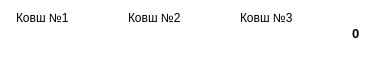
     <widget class="QWidget" name="widget_2" native="true">
      <property name="maximumSize">
       <size>
        <width>417</width>
        <height>50</height>
       </size>
      </property>
      <property name="styleSheet">
       <string notr="true">border-radius: 5px;
background-color: rgb(255, 255, 255);n</string>
      </property>
      <layout class="QGridLayout" name="gridLayout_2">
       <item row="0" column="0">
        <layout class="QHBoxLayout" name="Layout_for_button_with_LadleButton">
         <property name="leftMargin">
          <number>5</number>
         </property>
         <property name="rightMargin">
          <number>5</number>
         </property>
         <property name="bottomMargin">
          <number>5</number>
         </property>
         <item>
          <layout class="QVBoxLayout" name="Layout_Ladel_1">
           <property name="spacing">
            <number>0</number>
           </property>
           <item>
            <spacer name="verticalSpacer_4">
             <property name="orientation">
              <enum>Qt::Vertical</enum>
             </property>
             <property name="sizeHint" stdset="0">
              <size>
               <width>20</width>
               <height>40</height>
              </size>
             </property>
            </spacer>
           </item>
           <item>
            <widget class="QLabel" name="Ladle_1">
             <property name="text">
              <string>Ковш №1</string>
             </property>
             <property name="alignment">
              <set>Qt::AlignLeading|Qt::AlignLeft|Qt::AlignVCenter</set>
             </property>
            </widget>
           </item>
           <item>
            <widget class="QLineEdit" name="Input_Weight_Ladle_1">
             <property name="styleSheet">
              <string notr="true">border: 1px solid gray;\nborder-radius: 5%</string>
             </property>
            </widget>
           </item>
          </layout>
         </item>
         <item>
          <layout class="QVBoxLayout" name="Layout_Ladel_2">
           <property name="spacing">
            <number>0</number>
           </property>
           <item>
            <spacer name="verticalSpacer_3">
             <property name="orientation">
              <enum>Qt::Vertical</enum>
             </property>
             <property name="sizeHint" stdset="0">
              <size>
               <width>20</width>
               <height>40</height>
              </size>
             </property>
            </spacer>
           </item>
           <item>
            <widget class="QLabel" name="Ladle_2">
             <property name="text">
              <string>Ковш №2</string>
             </property>
             <property name="alignment">
              <set>Qt::AlignLeading|Qt::AlignLeft|Qt::AlignVCenter</set>
             </property>
            </widget>
           </item>
           <item>
            <widget class="QLineEdit" name="Input_Weight_Ladle_2">
             <property name="styleSheet">
              <string notr="true">border: 1px solid gray;\nborder-radius: 5%</string>
             </property>
            </widget>
           </item>
          </layout>
         </item>
         <item>
          <layout class="QVBoxLayout" name="Layout_Ladel_3">
           <property name="spacing">
            <number>0</number>
           </property>
           <item>
            <spacer name="verticalSpacer_2">
             <property name="orientation">
              <enum>Qt::Vertical</enum>
             </property>
             <property name="sizeHint" stdset="0">
              <size>
               <width>20</width>
               <height>40</height>
              </size>
             </property>
            </spacer>
           </item>
           <item>
            <widget class="QLabel" name="Ladle_3">
             <property name="text">
              <string>Ковш №3</string>
             </property>
             <property name="alignment">
              <set>Qt::AlignLeading|Qt::AlignLeft|Qt::AlignVCenter</set>
             </property>
            </widget>
           </item>
           <item>
            <widget class="QLineEdit" name="Input_Weight_Ladle_3">
             <property name="styleSheet">
              <string notr="true">border: 1px solid gray;\nborder-radius: 5%</string>
             </property>
            </widget>
           </item>
          </layout>
         </item>
         <item>
          <layout class="QVBoxLayout" name="Layout_TotalWeight">
           <item>
            <spacer name="verticalSpacer">
             <property name="orientation">
              <enum>Qt::Vertical</enum>
             </property>
             <property name="sizeType">
              <enum>QSizePolicy::Expanding</enum>
             </property>
             <property name="sizeHint" stdset="0">
              <size>
               <width>10</width>
               <height>10</height>
              </size>
             </property>
            </spacer>
           </item>
           <item>
            <widget class="QLabel" name="label">
             <property name="minimumSize">
              <size>
               <width>0</width>
               <height>16</height>
              </size>
             </property>
             <property name="font">
              <font>
               <pointsize>10</pointsize>
               <weight>75</weight>
               <bold>true</bold>
              </font>
             </property>
             <property name="text">
              <string>0</string>
             </property>
            </widget>
           </item>
          </layout>
         </item>
        </layout>
       </item>
      </layout>
     </widget>
